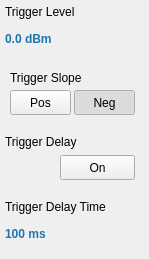
      <widget class="QWidget" name="External">
       <widget class="SA_ClickedWidget" name="External_DelayTime" native="true">
        <property name="geometry">
         <rect>
          <x>0</x>
          <y>195</y>
          <width>140</width>
          <height>55</height>
         </rect>
        </property>
        <property name="focusPolicy">
         <enum>Qt::StrongFocus</enum>
        </property>
        <property name="styleSheet">
         <string notr="true"/>
        </property>
        <widget class="QLabel" name="Title_External_DelayTime">
         <property name="geometry">
          <rect>
           <x>5</x>
           <y>1</y>
           <width>121</width>
           <height>22</height>
          </rect>
         </property>
         <property name="text">
          <string>Trigger Delay Time</string>
         </property>
        </widget>
        <widget class="QLabel" name="value_External_DelayTime">
         <property name="geometry">
          <rect>
           <x>5</x>
           <y>28</y>
           <width>121</width>
           <height>22</height>
          </rect>
         </property>
         <property name="styleSheet">
          <string notr="true">QLabel
{
	font:75 13px &quot;Arial&quot;;
   font-weight:bold;
	color: rgba(31, 118, 170, 1);
}
/*******************indoor**********************/
#SA_Dialog_AllSetup[status=&quot;indoor&quot;] QLabel
{
	font:75 13px &quot;Arial&quot;;
   font-weight:bold;
	color: rgba(31, 118, 170, 1);
}

/*******************outdoor**********************/
#SA_Dialog_AllSetup[status=&quot;outdoor&quot;] QLabel
{
	font:75 13px &quot;Arial&quot;;
   font-weight:bold;
	color: rgba(31, 118, 170, 1);
}

/*******************night**********************/
#SA_Dialog_AllSetup[status=&quot;night&quot;] QLabel
{
	font:75 13px &quot;Arial&quot;;
   font-weight:bold;
	color: rgba(30,101,111,1);
}</string>
         </property>
         <property name="text">
          <string>100 ms</string>
         </property>
        </widget>
       </widget>
       <widget class="SA_ClickedWidget" name="External_Slope" native="true">
        <property name="geometry">
         <rect>
          <x>0</x>
          <y>65</y>
          <width>140</width>
          <height>55</height>
         </rect>
        </property>
        <property name="focusPolicy">
         <enum>Qt::StrongFocus</enum>
        </property>
        <property name="styleSheet">
         <string notr="true"/>
        </property>
        <widget class="QLabel" name="Title_External_Slope">
         <property name="geometry">
          <rect>
           <x>10</x>
           <y>2</y>
           <width>121</width>
           <height>21</height>
          </rect>
         </property>
         <property name="text">
          <string>Trigger Slope</string>
         </property>
        </widget>
        <widget class="QPushButton" name="pb_External_Pos">
         <property name="geometry">
          <rect>
           <x>10</x>
           <y>25</y>
           <width>61</width>
           <height>25</height>
          </rect>
         </property>
         <property name="focusPolicy">
          <enum>Qt::NoFocus</enum>
         </property>
         <property name="styleSheet">
          <string notr="true"/>
         </property>
         <property name="text">
          <string>Pos</string>
         </property>
         <property name="checkable">
          <bool>true</bool>
         </property>
         <property name="autoExclusive">
          <bool>true</bool>
         </property>
         <property name="flat">
          <bool>false</bool>
         </property>
         <property name="style" stdset="0">
          <string>left</string>
         </property>
        </widget>
        <widget class="QPushButton" name="pb_External_Neg">
         <property name="geometry">
          <rect>
           <x>74</x>
           <y>25</y>
           <width>61</width>
           <height>25</height>
          </rect>
         </property>
         <property name="focusPolicy">
          <enum>Qt::NoFocus</enum>
         </property>
         <property name="styleSheet">
          <string notr="true"/>
         </property>
         <property name="text">
          <string>Neg</string>
         </property>
         <property name="checkable">
          <bool>true</bool>
         </property>
         <property name="checked">
          <bool>true</bool>
         </property>
         <property name="autoExclusive">
          <bool>true</bool>
         </property>
         <property name="flat">
          <bool>false</bool>
         </property>
         <property name="style" stdset="0">
          <string>right</string>
         </property>
        </widget>
       </widget>
       <widget class="SA_ClickedWidget" name="External_Level" native="true">
        <property name="geometry">
         <rect>
          <x>0</x>
          <y>0</y>
          <width>140</width>
          <height>55</height>
         </rect>
        </property>
        <property name="focusPolicy">
         <enum>Qt::StrongFocus</enum>
        </property>
        <property name="styleSheet">
         <string notr="true"/>
        </property>
        <widget class="QLabel" name="Title_External_Level">
         <property name="geometry">
          <rect>
           <x>5</x>
           <y>1</y>
           <width>121</width>
           <height>22</height>
          </rect>
         </property>
         <property name="styleSheet">
          <string notr="true"/>
         </property>
         <property name="text">
          <string>Trigger Level</string>
         </property>
         <property name="style" stdset="0">
          <string>title</string>
         </property>
        </widget>
        <widget class="QLabel" name="value_External_Level">
         <property name="geometry">
          <rect>
           <x>5</x>
           <y>28</y>
           <width>121</width>
           <height>22</height>
          </rect>
         </property>
         <property name="styleSheet">
          <string notr="true">QLabel
{
	font:75 13px &quot;Arial&quot;;
   font-weight:bold;
	color: rgba(31, 118, 170, 1);
}
</string>
         </property>
         <property name="text">
          <string>0.0 dBm</string>
         </property>
        </widget>
       </widget>
       <widget class="SA_ClickedWidget" name="External_DelayOn" native="true">
        <property name="geometry">
         <rect>
          <x>0</x>
          <y>130</y>
          <width>140</width>
          <height>55</height>
         </rect>
        </property>
        <property name="focusPolicy">
         <enum>Qt::StrongFocus</enum>
        </property>
        <property name="styleSheet">
         <string notr="true"/>
        </property>
        <widget class="QLabel" name="Title_External_DelayOn">
         <property name="geometry">
          <rect>
           <x>5</x>
           <y>1</y>
           <width>121</width>
           <height>22</height>
          </rect>
         </property>
         <property name="text">
          <string>Trigger Delay</string>
         </property>
        </widget>
        <widget class="QPushButton" name="value_External_DelayOn">
         <property name="geometry">
          <rect>
           <x>60</x>
           <y>25</y>
           <width>75</width>
           <height>25</height>
          </rect>
         </property>
         <property name="focusPolicy">
          <enum>Qt::NoFocus</enum>
         </property>
         <property name="styleSheet">
          <string notr="true">/*******************indoor**********************/
#SA_Dialog_AllSetup[status=&quot;indoor&quot;] QPushButton
{
	font:75 12px &quot;Arial&quot;;
   font-weight:bold;
	text-align:left;
	padding-left:36px;
	color:rgba(148, 148, 148, 1);
	border-image: url(:/sa/image/toggle_off.png);
}
#SA_Dialog_AllSetup[status=&quot;indoor&quot;] QPushButton:checked
{	
	padding-left:20px;
	color:rgba(57, 57, 57, 1);
	border-image: url(:/sa/image/toggle_on.png);
}

/*******************outdoor**********************/
#SA_Dialog_AllSetup[status=&quot;outdoor&quot;] QPushButton
{
	font:75 12px &quot;Arial&quot;;
   font-weight:bold;
	text-align:left;
	padding-left:36px;
	color:rgba(148, 148, 148, 1);
	border-image: url(:/sa/image/toggle_off.png);
}
#SA_Dialog_AllSetup[status=&quot;outdoor&quot;] QPushButton:checked
{	
	padding-left:20px;
	color:rgba(57, 57, 57, 1);
	border-image: url(:/sa/image/toggle_on.png);
}

/*******************night**********************/
#SA_Dialog_AllSetup[status=&quot;night&quot;] QPushButton
{
	font:75 12px &quot;Arial&quot;;
   font-weight:bold;
	text-align:left;
	padding-left:36px;
	color:rgba(148, 148, 148, 1);
	border-image: url(:/sa/image/night/toggle_off.png);
}
#SA_Dialog_AllSetup[status=&quot;night&quot;] QPushButton:checked
{	
	padding-left:20px;
	color:rgba(56,49,37,1);
	border-image: url(:/sa/image/night/toggle_on.png);
}</string>
         </property>
         <property name="text">
          <string>On</string>
         </property>
         <property name="checkable">
          <bool>true</bool>
         </property>
         <property name="checked">
          <bool>false</bool>
         </property>
        </widget>
       </widget>
      </widget>
